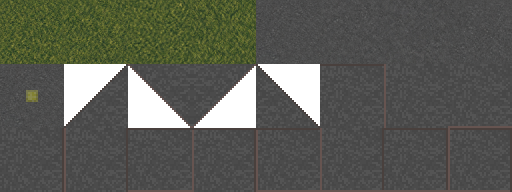
#> input picture gfx/UltimateCataclysm/hires_pilot.png, 512 x 192 px
$ python -i build_ultica_hires.py   (imports and definitions only)
#> lines starting #> are read from the running program, lines starting #| are printed output that depends on the picture
#> further down, picture is the input picture: PIL image 512x192 RGBA; mean R, G, B, A 70.7, 72.4, 64.5, 234.4
#!/usr/bin/env python3
"""Build and validate the private Ultica HiRes common-terrain overlay.

The reviewed 64x64 sprites are the canonical inputs.  This tool locates their
32x32 source sprites by tile ID, builds a small 64x64 atlas, and appends an
override sheet with pixelscale 0.5 to the existing 0.G-compatible tileset.
"""

from __future__ import annotations

import argparse
import copy
import hashlib
import json
import math
import random
from pathlib import Path
from typing import Any, Iterable

import numpy as np
from PIL import Image, ImageChops, ImageDraw, ImageFilter, ImageFont, ImageStat


REPO_ROOT = Path(__file__).resolve().parents[2]
DEFAULT_TILESET_DIR = REPO_ROOT / "gfx" / "UltimateCataclysm"
DEFAULT_ASSET_DIR = Path(__file__).resolve().parent / "ultica_hires"
DEFAULT_REVIEW_DIR = REPO_ROOT / "data" / "screenshots" / "ultica_hires"
ATLAS_NAME = "hires_pilot.png"


def load_json(path: Path) -> dict[str, Any]:
    return json.loads(path.read_text(encoding="utf-8"))


# [14 lines left out: functions atomic_write_json, atomic_save_png, not called in this run]


def file_sha256(path: Path) -> str:
    return hashlib.sha256(path.read_bytes()).hexdigest()


def pixel_sha256(image: Image.Image) -> str:
    return hashlib.sha256(image.convert("RGBA").tobytes()).hexdigest()


def open_image(path: Path, mode: str = "RGBA") -> Image.Image:
    with Image.open(path) as image:
        return image.convert(mode)


def load_manifest(asset_dir: Path) -> dict[str, Any]:
    return load_json(asset_dir / "manifest.json")


def tile_ids(tile: dict[str, Any]) -> list[str]:
    value = tile.get("id", [])
    return [value] if isinstance(value, str) else list(value)


# [100 lines left out: functions without_overlay, find_tile, find_additional, layer_indices, replace_layer_indices, sheet_geometry, not called in this run]


def atlas_offset(config: dict[str, Any], tileset_dir: Path) -> int:
    geometry = sheet_geometry(config, tileset_dir)
    return geometry[-1][1] if geometry else 0


# [369 lines left out: functions crop_sprite, enhanced_specs, source_index_map, support_indices, validate_reviewed_assets, validate_source_assets and 9 more, not called in this run]


def center_square(image: Image.Image) -> Image.Image:
    width, height = image.size
#> width = 512; height = 192
    side = min(width, height)
#> side = 192
    left = (width - side) // 2
#> left = 160
    top = (height - side) // 2
#> top = 0
    return image.crop((left, top, left + side, top + side))
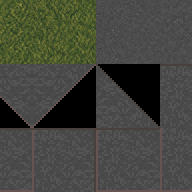
#> returned value: PIL image 192x192 RGB; mean R, G, B 67.7, 69.4, 61.6


# [62 lines left out: functions match_statistics, enforce_periodic_edges, marker_mask, not called in this run]


def best_periodic_crop(image: Image.Image, output_size: int = 64) -> Image.Image:
    search = center_square(image.convert("RGB")).resize(
        (256, 256), Image.Resampling.LANCZOS
    )
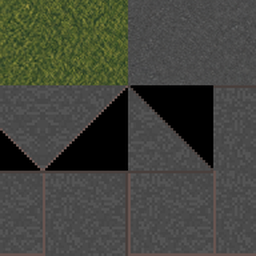
#> search: PIL image 256x256 RGB; mean R, G, B 67.8, 69.4, 61.6
    data = np.asarray(search, dtype=np.int16)
    margin = 12
    strip = 10
    best_score = math.inf
    best_xy = (margin, margin)
    for y in range(margin, 256 - output_size - margin + 1, 2):
        for x in range(margin, 256 - output_size - margin + 1, 2):
            window = data[y : y + output_size, x : x + output_size]
            edge_error = np.abs(window[:, :strip] - window[:, -strip:]).mean()
            edge_error += np.abs(window[:strip, :] - window[-strip:, :]).mean()
            score = float(edge_error - window.std(axis=(0, 1)).mean() * 0.08)
            if score < best_score:
                best_score = score
                best_xy = (x, y)
#> after the loop, best_score = 8.74; best_xy = (168, 16)
    x, y = best_xy
#> x = 168; y = 16
    return search.crop((x, y, x + output_size, y + output_size))
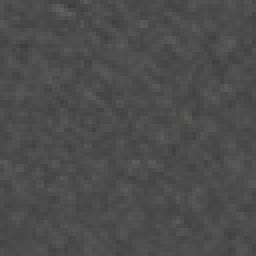
#> returned value: PIL image 64x64 RGB (shown 4 times larger); mean R, G, B 76.4, 76.4, 76.4


# [210 lines left out: functions combine_source_detail, finalize_generated, review_font, source_images, make_review_images, main, not called in this run]


# [2 lines not run here, left out]

>>> from PIL import Image
>>> picture = Image.open('../../gfx/UltimateCataclysm/hires_pilot.png')
>>> result = best_periodic_crop(picture)
